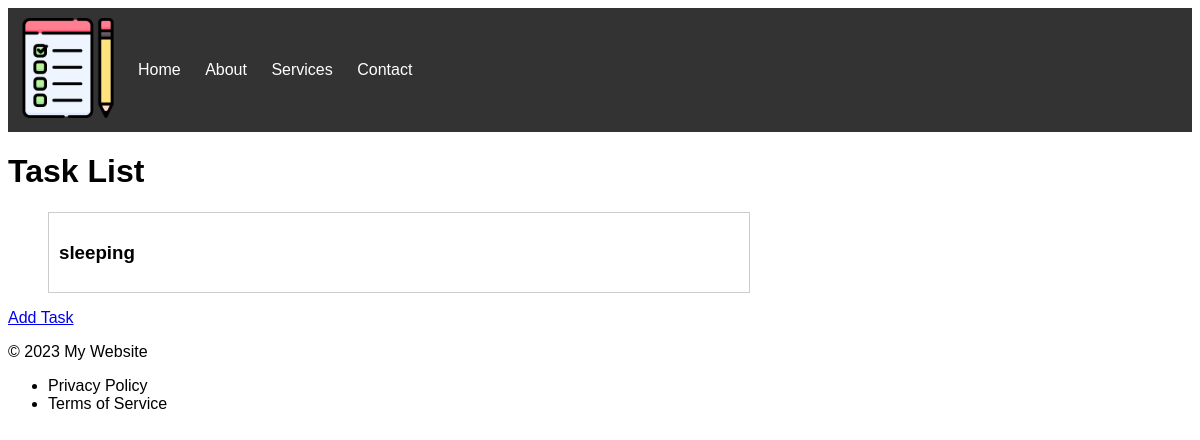
The app's page /, older data.
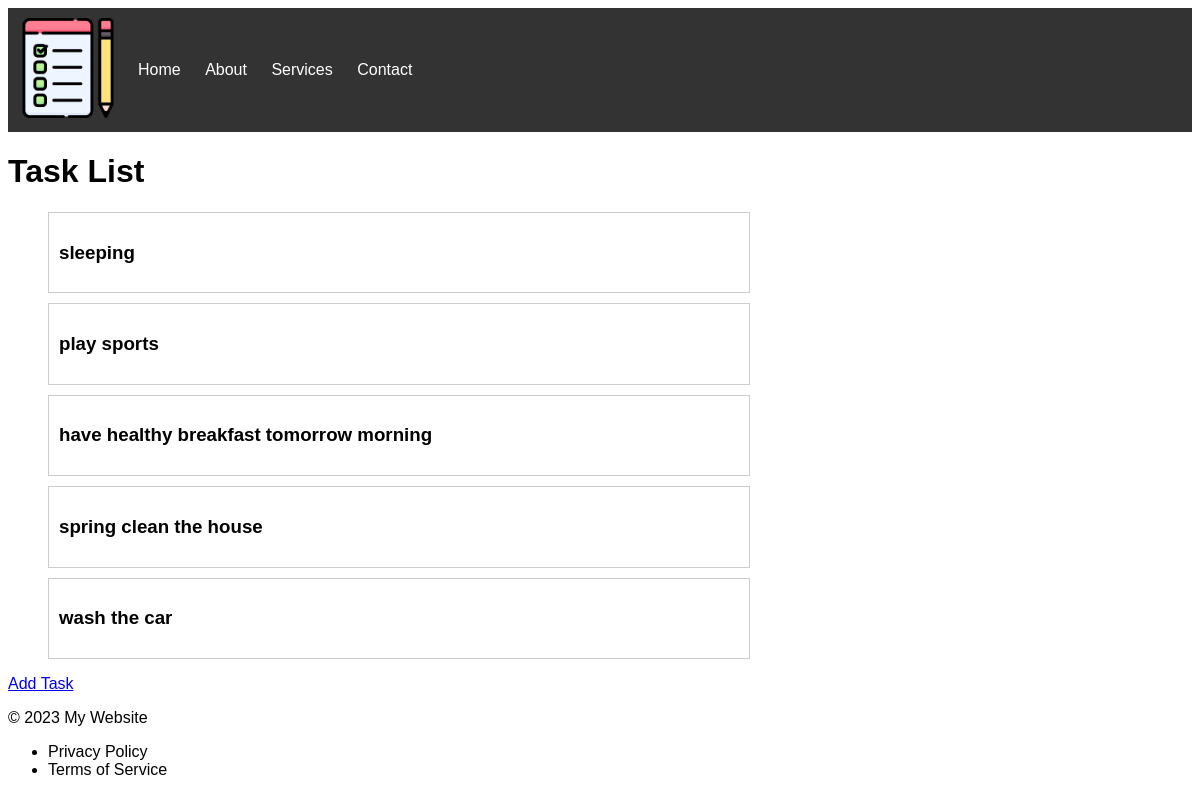
The same page, newer data.
### taskmanager/models.py (models this page shows, shortened)
class Task(models.Model):
    title = models.CharField(max_length=200)
    description = models.TextField(blank=True)
    created_at = models.DateTimeField(auto_now_add=True)

### taskmanager/views.py (the view)
# urls.py: path('', views.task_list, name='task_list'),
def task_list(request):
    tasks = Task.objects.all()
    return render(request, 'task_list.html', {'tasks': tasks})

### taskmanager/templates/task_list.html (shortened to what this page needs)
{% extends 'base.html' %}
{% block content %}
    <h1>Task List</h1>
    <div id="main">
        {% if tasks %}
        <ul>
            {% for task in tasks %}
            <div class="task-item">
                <div class="task-content">
                    <h3>{{ task.title }}</h3>
                </div>
            </div>
            {% endfor %}
        </ul>
        {% else %}
        <p>No tasks added</p>
        {% endif %}
        <a href="{% url 'add_task' %}">Add Task</a>
    </div>
{% endblock %}

### templates/base.html (shortened to what this page needs)
{% load static %}
<!DOCTYPE html>
<html lang="en">
    <head>
        <link rel="stylesheet" type="text/css" href="{% static 'css/styles.css' %}">
    </head>
    <body>
        <header>
            <div id="logo">
                <img src="{% static 'images/check-list.png' %}" alt="Logo" width="100" height="100">
            </div>
            <nav>
                <ul>
                    <li><a href="{% url 'task_list' %}">Home</a></li>
                    <li>About</li>
                    <li>Services</li>
                    <li>Contact</li>
                </ul>
            </nav>
        </header>
        <main>
            {% block content %}{% endblock %}
        </main>
        <footer>
            <p>&copy; 2023 My Website</p>
            <ul>
                <li>Privacy Policy</li>
                <li>Terms of Service</li>
            </ul>
        </footer>
    </body>
</html>

### static/css/styles.css (style rules this page uses)
:root { --font-family: 'Arial', sans-serif; --root-font-size: 16px; }
body { font-family: var(--font-family); font-size: var(--root-font-size); }
header { display: flex; align-items: center; padding: 10px; background-color: #333; color: #fff; }
#logo img { margin-right: 20px; }
nav ul { list-style-type: none; padding: 0; }
nav li { display: inline; margin-right: 20px; }
nav a { text-decoration: none; color: #fff; }
.task-item { width: 680px; margin: 10px 0; border: 1px solid #ccc; padding: 10px; cursor: pointer; }
.task-content { width: 100%; }

Row changes from the older to the newer data that the page shows:
added Task: title "play sports"
added Task: title "have healthy breakfast tomorrow morning"
added Task: title "spring clean the house"
added Task: title "wash the car"
